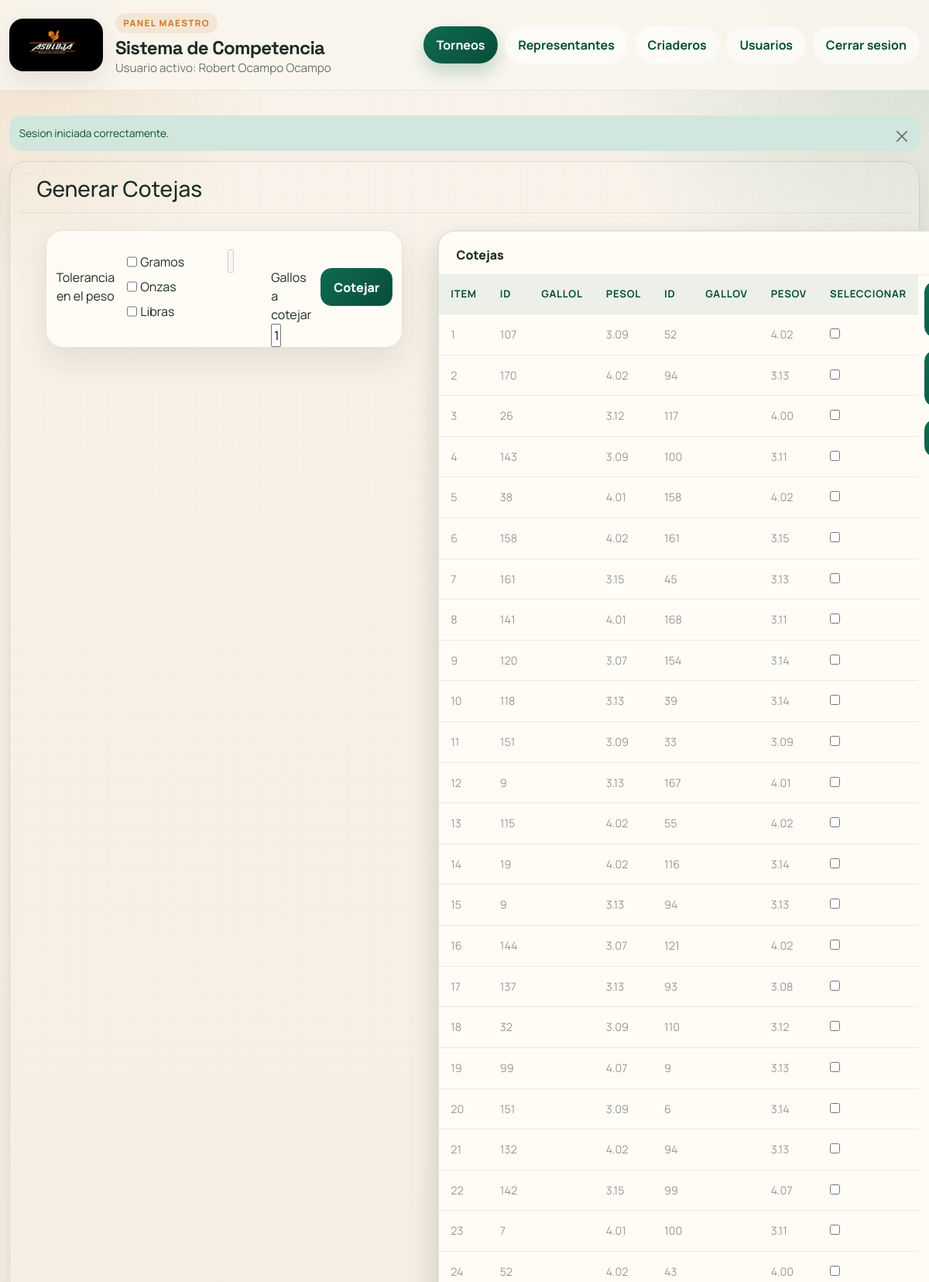
The page /admin/secciones/torneos/cotejamiento.php (signed in, upper part) on the database its author committed.
### tables this page shows
CREATE TABLE `gallos` (
  `ID` int(11) NOT NULL,
  `anillo` varchar(255) NOT NULL,
  `pesoReal` decimal(4,2) DEFAULT NULL,
  `tamañoReal` decimal(4,2) DEFAULT NULL,
  `placa` varchar(255) NOT NULL,
  `nacimiento` text NOT NULL,
  `frente` varchar(255) NOT NULL,
  `familiasId` int(2) NOT NULL,
  `representanteId` int(11) NOT NULL,
  `torneoId` int(11) DEFAULT NULL
);

### admin/secciones/torneos/cotejamiento.php (the view, shortened to what this page needs)
<?php
include("../../bd.php");
$item = 0;
$sentencia = $conexion->query("SELECT COUNT(*) FROM gallos");
$total_gallos = $sentencia->fetchColumn();
$tolerancia = isset($_POST['peso']) ? $_POST['peso'] : null;
$cantidad_parejas = intval($total_gallos / 2);
include("../../templates/header.php");
?>
<div class="card container-fluid bg-transparent ">
    <div class="card-header ">
        <h3>Generar Cotejas</h3>
    </div>
    <section class=" container-fluid d-flex ">
        <div class="card-body">
            <form class="contenido_tolerancia" action="" enctype="multipart/form-data" method="post">
                <div class=" card container container-fluid mt d-flex flex-row">
                    <div class=" mt-5 text-center">
                        <span>Tolerancia en el peso</span>
                    </div>
                    <div class="d-flex">
                        <div class=" mt-2 p-3 d-flex flex-column">
                            <div class="d-flex ">
                                <input type="checkbox" name="medida" value="gramos" id="gramos">
                                <label class=" m-1" for="">Gramos</label>
                            </div>
                            <div class="d-flex">
                                <input type="checkbox" name="medida" value="onzas" id="onzas">
                                <label class=" m-1" for="">Onzas</label>
                            </div>
                            <div class="d-flex">
                                <input type="checkbox" name="medida" value="libras" id="libras">
                                <label class=" m-1" for="">Libras</label>
                            </div>
                        </div>
                        <div class="container m-4">
                            <input class=" w-50" type="number" step="any" name="peso" id="peso" disabled>
                        </div>
                        <div class="container mt-5">
                            <label for="">Gallos a cotejar</label>
                            <input class=" w-25 text-center" name="rescotejar" id="rescotejar" value="<?php echo $total_gallos; ?>" type="text">
                        </div>
                    </div>
                    <div class=" mt-5 ">
                        <button type="submit" class="btn btn-success">Cotejar</button>
                    </div>
                </div>
            </form>
        </div>
        <div class="card-body">
            <div class=" card ">
                <form class="contenido_tolerancia" action="" enctype="multipart/form-data" method="post">
                    <div class=" card d-flex ">
                        <div class="card-header">
                            <span>Cotejas</span>
                        </div>
                        <div class="d-flex flex-row">
                        <?php if (!empty($tolerancia) && $tolerancia != 0):
                                $ids_cotejados = [];
                                $parejas = [];
                                $gallos = $conexion->query("SELECT * FROM gallos WHERE familiasId <> 0 ORDER BY RAND()")->fetchAll(PDO::FETCH_ASSOC);
                                while (count($parejas) < $cantidad_parejas) {
                                    $gallo1 = array_shift($gallos);
                                    foreach ($gallos as $key => $gallo2) {
                                        if ($gallo1['ID'] == $gallo2['ID'] || $gallo1['familiasId'] == $gallo2['familiasId']) {
                                            continue;
                                        }
                                        if (abs($gallo1['pesoReal'] - $gallo2['pesoReal']) <= $tolerancia) {
                                            $id1 = $gallo1['ID'];
                                            $id2 = $gallo2['ID'];
                                            if (in_array($id1, $ids_cotejados) || in_array($id2, $ids_cotejados)){
                                                continue;
                                            }
                                            $parejas[] = [$gallo1, $gallo2];
                                            $ids_cotejados[] = $id1;
                                            $ids_cotejados[] = $id2;
                                            unset($gallos[$key]);
                                            break;
                                        }
                                    }
                            } ?>
                            <table class="table table-responsive-md table-sm ">
                                <thead class="table-primary">
                                    <tr>
                                        <th>ITEM</th>
                                        <th>ID</th>
                                        <th>GalloL</th>
                                        <th>PesoL</th>
                                        <th>ID</th>
                                        <th>GalloV</th>
                                        <th>PesoV</th>
                                        <th>Seleccionar</th>
                                    </tr>
                                </thead>
                                <tbody>
                                    <?php foreach($parejas as $pareja):
                                           $gallo1 = $pareja[0];
                                           $gallo2 = $pareja[1];
                                    ?>
                                    <tr>
                                        <td><?php echo $item +=1 ; ?></td>
                                        <td><?php echo $gallo1['ID']; ?></td>
                                        <td><?php echo $gallo1['nombre']; ?></td>
                                        <td><?php echo $gallo1['pesoReal']; ?></td>
                                        <td><?php echo $gallo2['ID']; ?></td>
                                        <td><?php echo $gallo2['nombre']; ?></td>
                                        <td><?php echo $gallo2['pesoReal']; ?></td>
                                        <td><input type="checkbox" name="peleas[]" value="<?php echo $parejas['ID_Coteja']; ?>"></td>
                                    </tr>
                                    <?php endforeach; ?>
                                </tbody>
                            </table>
                        <?php else:  $parejas = $conexion->query("SELECT g1.*, g2.* FROM gallos g1, gallos g2 WHERE g1.id <> g2.id AND g1.pesoReal = g2.pesoReal AND g1.familiasId <> g2.familiasId ORDER BY RAND() LIMIT $total_gallos ")->fetchAll(PDO::FETCH_ASSOC);
                         ?>
                            <table class="table table-responsive-md table-sm ">
                                <thead class="table-primary">
                                    <tr>
                                        <th>ITEM</th>
                                        <th>ID</th>
                                        <th>GalloL</th>
                                        <th>PesoL</th>
                                        <th>ID</th>
                                        <th>GalloV</th>
                                        <th>PesoV</th>
                                        <th>Seleccionar</th>
                                    </tr>
                                </thead>
                                <tbody>
                                    <?php
                                      for ($i = 0; $i < count($parejas); $i+=2):?>
                                    <tr>
                                        <td><?php echo $item +=1 ; ?></td>
                                        <td><?php echo $parejas[$i]['ID']; ?></td>
                                        <td><?php echo $parejas[$i]['nombre']; ?></td>
                                        <td><?php echo $parejas[$i]['pesoReal']; ?></td>
                                        <td><?php echo $parejas[$i+1]['ID']; ?></td>
                                        <td><?php echo $parejas[$i+1]['nombre']; ?></td>
                                        <td><?php echo $parejas[$i+1]['pesoReal']; ?></td>
                                        <td><input type="checkbox" name="peleas[]" value="<?php echo $parejas['ID_Coteja']; ?>"></td>
                                    </tr>
                                    <?php endfor; ?>
                                </tbody>
                            </table>
                        <?php endif; ?>
                            <div class="d-flex flex-column">
                                <button type="submit" class="btn btn-success m-2">Pactar Peleas</button>
                                <button type="submit" class="btn btn-success m-2">Liberar Peleas</button>
                                <button type="submit" class="btn btn-success m-2">Imprimir</button>
                            </div>
                        </div>
                </div>
                </form>
            </div>
        </div>
    </section>
</div>
<?php include("../../templates/footer.php"); ?>

### css/estilo.css (style rules this page uses)
.table { width: 100%; }

### css/style.css (style rules this page uses)
h4, h5, h6, h1, h2, h3 { margin: 0; }
html, body { font-family: 'Roboto', sans-serif; font-size: 100%; overflow-x: hidden; background: url(../images/bg.jpg) no-repeat 0px 0px; background-size:cover; }
h1,h2,h3,h4,h5,h6 { margin:0; }
ul,label { margin:0; padding:0; }
.table>thead>tr>th { border-bottom: 1px solid #e1ab91 ! important; }
.table>tbody>tr>td, .table>tbody>tr>th, .table>tfoot>tr>td, .table>tfoot>tr>th, .table>thead>tr>td, .table>thead>tr>th { border-bottom: 1px solid #e9e9e9 ! important; }
.table > thead > tr > th, .table > tbody > tr > th, .table > tfoot > tr > th, .table > thead > tr > td, .table > tbody > tr > td, .table > tfoot > tr > td { border-top: none !important; }
.table td, .table>tbody>tr>td, .table>tbody>tr>th, .table>tfoot>tr>td, .table>tfoot>tr>th, .table>thead>tr>td, .table>thead>tr>th { padding: 15px!important; }
.table > thead > tr > th, .table > tbody > tr > th, .table > tfoot > tr > th, .table > thead > tr > td, .table > tbody > tr > td, .table > tfoot > tr > td { font-size: 0.9em; color: #999; border-top: none !important; }

### css/admin-panel.css (style rules this page uses)
:root { --app-bg: #f5efe3; --app-bg-soft: #fbf7ef; --app-surface: rgba(255, 252, 246, 0.92); --app-surface-strong: #fffdf8; --app-border: rgba(31, 52, 43, 0.12); --app-text: #1c2b24; --app-muted: #66756d; --app-primary: #0f6b50; --app-primary-strong: #084d39; --app-accent: #d07b2f; --app-accent-soft: #f6d8b8; --app-danger: #b84a3a; --app-shadow: 0 18px 40px rgba(47, 54, 43, 0.10); --app-radius: 22px; }
html, body { min-height: 100%; }
body.app-shell, body.app-login { background: radial-gradient(circle at top left, rgba(208, 123, 47, 0.16), transparent 24rem), radial-gradient(circle at top right, rgba(15, 107, 80, 0.16), transparent 28rem), linear-gradient(180deg, #f8f3ea 0%, #efe7d6 100%); color: var(--app-text); font-family: "Manrope", "Segoe UI", sans-serif; }
body.app-shell::before, body.app-login::before { content: ""; position: fixed; inset: 0; pointer-events: none; background-image: linear-gradient(rgba(15, 107, 80, 0.04) 1px, transparent 1px), linear-gradient(90deg, rgba(15, 107, 80, 0.04) 1px, transparent 1px); background-size: 28px 28px; mask-image: linear-gradient(180deg, rgba(0, 0, 0, 0.35), transparent 90%); }
.panel-card, .app-shell .card, .app-login .card { border: 1px solid var(--app-border); background: var(--app-surface); border-radius: var(--app-radius); box-shadow: var(--app-shadow); }
.app-shell .card-header, .app-login .card-header { border-bottom: 1px solid rgba(31, 52, 43, 0.08); background: transparent; font-weight: 800; padding: 1.1rem 1.4rem .85rem; }
.app-shell .card-body, .app-login .card-body { padding: 1.4rem; }
.app-shell .table { width: 100%; margin-bottom: 0; color: var(--app-text); }
.app-shell .table thead th { background: rgba(15, 107, 80, 0.08); border-bottom-width: 1px; color: var(--app-primary-strong); font-size: .82rem; letter-spacing: .06em; text-transform: uppercase; }
.app-shell .table > :not(caption) > * > * { padding: .95rem .9rem; border-color: rgba(31, 52, 43, 0.08); vertical-align: middle; }
.app-shell .btn, .app-login .btn { border-radius: 14px; font-weight: 800; padding: .72rem 1rem; box-shadow: none; }
.btn-primary, .btn-success { border-color: var(--app-primary); background: linear-gradient(135deg, var(--app-primary), var(--app-primary-strong)); }

### rows shown on the page
gallos: ID "107", pesoReal "3.09"
gallos: ID "52", pesoReal "4.02"
gallos: ID "170", pesoReal "4.02"
gallos: ID "94", pesoReal "3.13"
gallos: ID "26", pesoReal "3.12"
gallos: ID "117", pesoReal "4.00"
gallos: ID "143", pesoReal "3.09"
gallos: ID "100", pesoReal "3.11"
gallos: ID "38", pesoReal "4.01"
gallos: ID "158", pesoReal "4.02"
gallos: ID "161", pesoReal "3.15"
gallos: ID "45", pesoReal "3.13"
gallos: ID "141", pesoReal "4.01"
gallos: ID "168", pesoReal "3.11"
gallos: ID "120", pesoReal "3.07"
gallos: ID "154", pesoReal "3.14"
gallos: ID "118", pesoReal "3.13"
gallos: ID "39", pesoReal "3.14"
gallos: ID "151", pesoReal "3.09"
gallos: ID "33", pesoReal "3.09"
gallos: ID "9", pesoReal "3.13"
gallos: ID "167", pesoReal "4.01"
gallos: ID "115", pesoReal "4.02"
gallos: ID "55", pesoReal "4.02"
gallos: ID "19", pesoReal "4.02"
gallos: ID "116", pesoReal "3.14"
gallos: ID "144", pesoReal "3.07"
gallos: ID "121", pesoReal "4.02"
gallos: ID "137", pesoReal "3.13"
gallos: ID "93", pesoReal "3.08"
gallos: ID "32", pesoReal "3.09"
gallos: ID "110", pesoReal "3.12"
gallos: ID "99", pesoReal "4.07"
gallos: ID "6", pesoReal "3.14"
gallos: ID "132", pesoReal "4.02"
gallos: ID "142", pesoReal "3.15"
gallos: ID "7", pesoReal "4.01"
gallos: ID "43", pesoReal "4.00"

### other values the page prints
$_SESSION['nombre'] "Robert Ocampo Ocampo"
$flash['message'] "Sesion iniciada correctamente."
$item +=1 "1"
$item +=1 "2"
$item +=1 "3"
$item +=1 "4"
$item +=1 "5"
$item +=1 "6"
$item +=1 "7"
$item +=1 "8"
$item +=1 "9"
$item +=1 "10"
$item +=1 "11"
$item +=1 "12"
$item +=1 "13"
